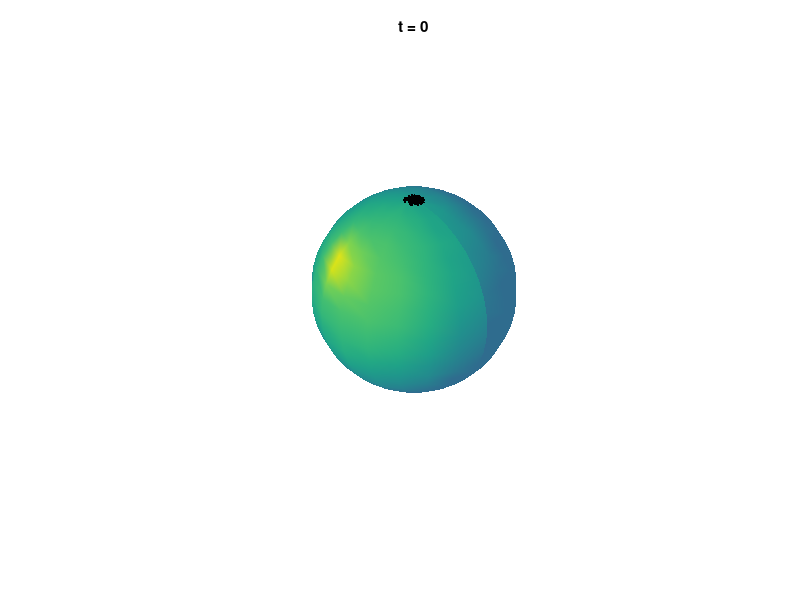

MATLAB code to generate this figure: (Note: this script raises an error after producing the figure.)
%% 2-sphere: potential giving uniform density distribution at equilibrium

%% Radius and number of particles
clear, close all;

R=1;
N = 140;

filename = 'obstacle_w_quiver.gif';

%% time-step
dt=10^-2;
tmax=200;
step_num=ceil(tmax/dt);
dt = tmax/step_num;
frame_skip = floor(step_num/100);
% frame_skip = 1;
%% initial condition and boundary
% phi from 0 to 2pi
phi=rand(1,N)'*2*pi;
% phi = linspace(0,2*pi,N+1); phi = (phi(1:end-1))';

% th from 0 to pi, angle from z-axis
th=rand(1,N)'*0.1;
th_bd=0.5*pi;

I = (th >= th_bd); % indices of particles that have reached the boundary

[X,Y,Z] = sph2cart(phi,pi/2-th,R);



%% Plot particles
F = figure;
H = plot3(X,Y,Z,'k.'); hold on;
title('t = 0');
p_axis=R*1.5;
axis([-p_axis, p_axis,-p_axis, p_axis,-p_axis, p_axis]);

H2 = [];

%% plot sphere
[x,y,z]=sphere;
Re=R-eps;
sph = surfl(x*Re, y*Re, z*Re);
set(sph, 'FaceAlpha', 1)
shading interp;
axis square;
az = 45;
el = 30;
% el = -90;
view(az, el);
axis off;
% set(gca,'nextplot','replacechildren','visible','off')

%% Forward Euler
dth=zeros(N,1);
dphi=zeros(N,1);
% kp=1/R^2;

for k=0:step_num
    
    % display message for velocity blow-up or reaching equilibrium
    
    
    if norm([dth;dphi],Inf) > 10^6
        disp(['Speed blow up at t = ' num2str(dt*k)]);
        break;
    elseif and( and(norm(dth,Inf) < 10^-3, norm(dphi,Inf) < 10^-3), k>0 )
        disp(['Speed very small at t = ' num2str(dt*k-1)]);
        break;
    end
    
    
    % plot
    [X,Y,Z] = sph2cart(phi,pi/2-th,R);
    
    if mod(k,frame_skip)==0 % plot frames at the frequency we want
        % plot particles
        set(H,{'xdata','ydata','zdata'},{X,Y,Z});
        title(['t = ' num2str(k*dt)]);
        
        % plot quiver
        if any(I);   % check if particles have reached the boundary
            % calculate quiver
            dX = R*sin(th).*(cos(phi+dphi)-cos(phi));
            dY = R*sin(th).*(sin(phi+dphi)-sin(phi));
            dZ = R*(cos(th+dth) - cos(th));
            
            
            % normalize quiver
            % scale = sqrt(dX.^2 + dY.^2 + dZ.^2);
            % dX = dX./scale;
            % dY = dY./scale;
            % dZ = dZ./scale;
            
            delete(H2);
            H2 = quiver3(X(I),Y(I),Z(I), dX(I), dY(I), dZ(I),'color','red');
        end
        
        drawnow;
        
        im = frame2im(getframe(F));
        [imind,cm] = rgb2ind(im,256);
        
        % Write to the GIF File
        if k == 0
            imwrite(imind,cm,filename,'gif', 'Loopcount',inf);
        else
            imwrite(imind,cm,filename,'gif','WriteMode','append');
        end
    end
    
    
    
    
    % calculate new dth, dphi
    for i=1:N
        th_i=th(i);
        phi_i=phi(i);
        
        sum_th = 0;
        sum_phi = 0;
        for j=1:N
            if j==i
                continue;
            else
                
                th_j=th(j);
                phi_j=phi(j);
                
                sin_th_i = sin(th_i);
                sin_th_j = sin(th_j);
                cos_th_i = cos(th_i);
                cos_th_j = cos(th_j);
                
                z=cos_th_i*cos_th_j + sin_th_i*sin_th_j*cos(phi_i-phi_j);
                
                % sin potential
                w = 1/(4*pi) * cot(acos(z)/2) / sqrt(1-z^2) ; % dK/dz
                % cot(angle/2) / sin(angle)
                
                
                % tan potential
                % w = - 1/ (2*pi * (1-z^2) ); % simplified using double angle identity
                
                % cos potential
                % w =  1/(4*pi) * tan(acos(z)/2) / sqrt(1-z^2);
                
                % test
                % w =  1/(4*pi) * z / sqrt(1-z^2);
                
                sum_th = sum_th + ( -sin_th_i * cos_th_j + cos_th_i * sin_th_j * cos(phi_i-phi_j) ) * w / R^2;
                
                sum_phi = sum_phi - sin_th_i * sin_th_j * sin(phi_i - phi_j) * w / ( R^2 * sin_th_i^2);
            end
        end
        dth(i)=-sum_th/N;
        dphi(i)=-sum_phi/N;
    end
    
    
    % make sure th stay in 0 to pi
    th = th + dt*dth;
    J1 = (th >=pi);
    th(J1) = 2*pi- th(J1);
    J2 = (th <=0);
    th(J2) = -th(J2);
    
    % make sure phi stay in 0 to 2pi
    phi=mod(phi+dt*dphi,2*pi);
    
    % project back to boundary, keep I value for plotting in next loop
    I = (th >= th_bd);
    th(I) = th_bd;
    
end

imwrite(im,map,'Sphere_aggregation.gif','DelayTime',0,'LoopCount',inf)

%% plot equilibirum
% 
% set(H,{'xdata','ydata','zdata'},{X,Y,Z});
% title(['t = ' num2str(k*dt)]);
